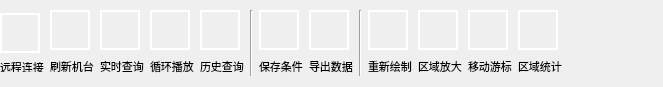
<?xml version="1.0" encoding="UTF-8"?>
<ui version="4.0">
 <class>HscMachineAnalysisAction</class>
 <widget class="QWidget" name="HscMachineAnalysisAction">
  <property name="geometry">
   <rect>
    <x>0</x>
    <y>0</y>
    <width>663</width>
    <height>87</height>
   </rect>
  </property>
  <property name="windowTitle">
   <string>Form</string>
  </property>
  <widget class="QWidget" name="">
   <property name="geometry">
    <rect>
     <x>0</x>
     <y>10</y>
     <width>652</width>
     <height>66</height>
    </rect>
   </property>
   <layout class="QGridLayout" name="gridLayout">
    <item row="0" column="0">
     <layout class="QHBoxLayout" name="horizontalLayout">
      <item>
       <layout class="QVBoxLayout" name="verticalLayout_5">
        <item>
         <widget class="QToolButton" name="toolButton_5">
          <property name="minimumSize">
           <size>
            <width>40</width>
            <height>40</height>
           </size>
          </property>
          <property name="maximumSize">
           <size>
            <width>40</width>
            <height>40</height>
           </size>
          </property>
          <property name="styleSheet">
           <string notr="true">QToolButton
{

border: 2px solid rgb(255,255,255);

background-image: url(:/resource/icon/yuanchengxiezhu.png)
}
QToolButton:hover{  /*鼠标放上后*/

border: 3px solid rgb(255,255,255);

background-image: url(:/resource/icon/yuanchengxiezhu.png)
}
</string>
          </property>
          <property name="text">
           <string/>
          </property>
         </widget>
        </item>
        <item>
         <widget class="QLabel" name="label_5">
          <property name="minimumSize">
           <size>
            <width>0</width>
            <height>10</height>
           </size>
          </property>
          <property name="maximumSize">
           <size>
            <width>16777215</width>
            <height>10</height>
           </size>
          </property>
          <property name="font">
           <font>
            <family>Arial</family>
            <pointsize>8</pointsize>
           </font>
          </property>
          <property name="text">
           <string>远程连接</string>
          </property>
         </widget>
        </item>
       </layout>
      </item>
      <item>
       <layout class="QVBoxLayout" name="verticalLayout_2">
        <item>
         <widget class="QToolButton" name="toolButton_2">
          <property name="minimumSize">
           <size>
            <width>40</width>
            <height>40</height>
           </size>
          </property>
          <property name="maximumSize">
           <size>
            <width>40</width>
            <height>40</height>
           </size>
          </property>
          <property name="styleSheet">
           <string notr="true">QToolButton
{

border: 2px solid rgb(255,255,255);


background-image: url(:/resource/icon/chechuang.png)
}
QToolButton:hover{  /*鼠标放上后*/

border: 3px solid rgb(255,255,255);

background-image: url(:/resource/icon/chechuang.png)
}</string>
          </property>
          <property name="text">
           <string/>
          </property>
         </widget>
        </item>
        <item>
         <widget class="QLabel" name="label_2">
          <property name="font">
           <font>
            <family>Agency FB</family>
            <pointsize>8</pointsize>
            <weight>50</weight>
            <bold>false</bold>
           </font>
          </property>
          <property name="text">
           <string>刷新机台</string>
          </property>
         </widget>
        </item>
       </layout>
      </item>
      <item>
       <layout class="QVBoxLayout" name="verticalLayout_3">
        <item>
         <widget class="QToolButton" name="toolButton_3">
          <property name="minimumSize">
           <size>
            <width>40</width>
            <height>40</height>
           </size>
          </property>
          <property name="styleSheet">
           <string notr="true">QToolButton
{

border: 2px solid rgb(255,255,255);



background-image: url(:/resource/icon/data-Inquire.png)
}
QToolButton:hover{  /*鼠标放上后*/

border: 3px solid rgb(255,255,255);

background-image: url(:/resource/icon/data-Inquire.png)
}</string>
          </property>
          <property name="text">
           <string/>
          </property>
         </widget>
        </item>
        <item>
         <widget class="QLabel" name="label_3">
          <property name="font">
           <font>
            <family>Agency FB</family>
            <pointsize>8</pointsize>
            <weight>50</weight>
            <bold>false</bold>
           </font>
          </property>
          <property name="text">
           <string>实时查询</string>
          </property>
         </widget>
        </item>
       </layout>
      </item>
      <item>
       <layout class="QVBoxLayout" name="verticalLayout_7">
        <item>
         <widget class="QToolButton" name="toolButton_7">
          <property name="minimumSize">
           <size>
            <width>40</width>
            <height>40</height>
           </size>
          </property>
          <property name="styleSheet">
           <string notr="true">QToolButton
{

border: 2px solid rgb(255,255,255);


background-image: url(:/resource/icon/xunhuanjianting.png)
}
QToolButton:hover{  /*鼠标放上后*/

border: 3px solid rgb(255,255,255);

background-image: url(:/resource/icon/xunhuanjianting.png)
}</string>
          </property>
          <property name="text">
           <string/>
          </property>
         </widget>
        </item>
        <item>
         <widget class="QLabel" name="label_7">
          <property name="font">
           <font>
            <family>Agency FB</family>
            <pointsize>8</pointsize>
            <weight>50</weight>
            <bold>false</bold>
           </font>
          </property>
          <property name="text">
           <string>循环播放</string>
          </property>
         </widget>
        </item>
       </layout>
      </item>
      <item>
       <layout class="QVBoxLayout" name="verticalLayout_11">
        <item>
         <widget class="QToolButton" name="toolButton_11">
          <property name="minimumSize">
           <size>
            <width>40</width>
            <height>40</height>
           </size>
          </property>
          <property name="styleSheet">
           <string notr="true">QToolButton
{

border: 2px solid rgb(255,255,255);


background-image: url(:/resource/icon/history.png)
}
QToolButton:hover{  /*鼠标放上后*/

border: 3px solid rgb(255,255,255);

background-image: url(:/resource/icon/history.png)
}</string>
          </property>
          <property name="text">
           <string/>
          </property>
         </widget>
        </item>
        <item>
         <widget class="QLabel" name="label_11">
          <property name="font">
           <font>
            <family>Agency FB</family>
            <pointsize>8</pointsize>
            <weight>50</weight>
            <bold>false</bold>
           </font>
          </property>
          <property name="text">
           <string>历史查询</string>
          </property>
         </widget>
        </item>
       </layout>
      </item>
      <item>
       <widget class="Line" name="line">
        <property name="orientation">
         <enum>Qt::Vertical</enum>
        </property>
       </widget>
      </item>
      <item>
       <layout class="QVBoxLayout" name="verticalLayout_8">
        <item>
         <widget class="QToolButton" name="toolButton_8">
          <property name="minimumSize">
           <size>
            <width>40</width>
            <height>40</height>
           </size>
          </property>
          <property name="styleSheet">
           <string notr="true">QToolButton
{

border: 2px solid rgb(255,255,255);


background-image: url(:/resource/icon/baocuntiaojian.png)
}
QToolButton:hover{  /*鼠标放上后*/

border: 3px solid rgb(255,255,255);

background-image: url(:/resource/icon/baocuntiaojian.png)
}</string>
          </property>
          <property name="text">
           <string/>
          </property>
         </widget>
        </item>
        <item>
         <widget class="QLabel" name="label_8">
          <property name="font">
           <font>
            <family>Agency FB</family>
            <pointsize>8</pointsize>
            <weight>50</weight>
            <bold>false</bold>
           </font>
          </property>
          <property name="text">
           <string>保存条件</string>
          </property>
         </widget>
        </item>
       </layout>
      </item>
      <item>
       <layout class="QVBoxLayout" name="verticalLayout_12">
        <item>
         <widget class="QToolButton" name="toolButton_12">
          <property name="minimumSize">
           <size>
            <width>40</width>
            <height>40</height>
           </size>
          </property>
          <property name="styleSheet">
           <string notr="true">QToolButton
{

border: 2px solid rgb(255,255,255);



background-image: url(:/resource/icon/export2.png)
}
QToolButton:hover{  /*鼠标放上后*/

border: 3px solid rgb(255,255,255);

background-image: url(:/resource/icon/export2.png)
}</string>
          </property>
          <property name="text">
           <string/>
          </property>
         </widget>
        </item>
        <item>
         <widget class="QLabel" name="label_12">
          <property name="font">
           <font>
            <family>Agency FB</family>
            <pointsize>8</pointsize>
            <weight>50</weight>
            <bold>false</bold>
           </font>
          </property>
          <property name="text">
           <string>导出数据</string>
          </property>
         </widget>
        </item>
       </layout>
      </item>
      <item>
       <widget class="Line" name="line_3">
        <property name="orientation">
         <enum>Qt::Vertical</enum>
        </property>
       </widget>
      </item>
      <item>
       <layout class="QVBoxLayout" name="verticalLayout_4">
        <item>
         <widget class="QToolButton" name="toolButton_4">
          <property name="minimumSize">
           <size>
            <width>40</width>
            <height>40</height>
           </size>
          </property>
          <property name="styleSheet">
           <string notr="true">QToolButton
{

border: 2px solid rgb(255,255,255);


background-image: url(:/resource/icon/tubiao-zhexiantu.png)
}
QToolButton:hover{  /*鼠标放上后*/

border: 3px solid rgb(255,255,255);

background-image: url(:/resource/icon/tubiao-zhexiantu.png)
}</string>
          </property>
          <property name="text">
           <string/>
          </property>
         </widget>
        </item>
        <item>
         <widget class="QLabel" name="label_4">
          <property name="font">
           <font>
            <family>Agency FB</family>
            <pointsize>8</pointsize>
            <weight>50</weight>
            <bold>false</bold>
           </font>
          </property>
          <property name="text">
           <string>重新绘制</string>
          </property>
         </widget>
        </item>
       </layout>
      </item>
      <item>
       <layout class="QVBoxLayout" name="verticalLayout_9">
        <item>
         <widget class="QToolButton" name="toolButton_9">
          <property name="minimumSize">
           <size>
            <width>40</width>
            <height>40</height>
           </size>
          </property>
          <property name="styleSheet">
           <string notr="true">QToolButton
{

border: 2px solid rgb(255,255,255);


background-image: url(:/resource/icon/fangda.png)
}
QToolButton:hover{  /*鼠标放上后*/

border: 3px solid rgb(255,255,255);

background-image: url(:/resource/icon/fangda.png)
}</string>
          </property>
          <property name="text">
           <string/>
          </property>
         </widget>
        </item>
        <item>
         <widget class="QLabel" name="label_9">
          <property name="font">
           <font>
            <family>Agency FB</family>
            <pointsize>8</pointsize>
            <weight>50</weight>
            <bold>false</bold>
           </font>
          </property>
          <property name="text">
           <string>区域放大</string>
          </property>
         </widget>
        </item>
       </layout>
      </item>
      <item>
       <layout class="QVBoxLayout" name="verticalLayout_6">
        <item>
         <widget class="QToolButton" name="toolButton_6">
          <property name="minimumSize">
           <size>
            <width>40</width>
            <height>40</height>
           </size>
          </property>
          <property name="styleSheet">
           <string notr="true">QToolButton
{

border: 2px solid rgb(255,255,255);


background-image: url(:/resource/icon/danyoubiao.png)
}
QToolButton:hover{  /*鼠标放上后*/

border: 3px solid rgb(255,255,255);

background-image: url(:/resource/icon/danyoubiao.png)
}</string>
          </property>
          <property name="text">
           <string/>
          </property>
         </widget>
        </item>
        <item>
         <widget class="QLabel" name="label_6">
          <property name="font">
           <font>
            <family>Agency FB</family>
            <pointsize>8</pointsize>
            <weight>50</weight>
            <bold>false</bold>
           </font>
          </property>
          <property name="text">
           <string>移动游标</string>
          </property>
         </widget>
        </item>
       </layout>
      </item>
      <item>
       <layout class="QVBoxLayout" name="verticalLayout_13">
        <item>
         <widget class="QToolButton" name="toolButton_13">
          <property name="minimumSize">
           <size>
            <width>40</width>
            <height>40</height>
           </size>
          </property>
          <property name="styleSheet">
           <string notr="true">QToolButton
{

border: 2px solid rgb(255,255,255);


background-image: url(:/resource/icon/static.png)
}
QToolButton:hover{  /*鼠标放上后*/

border: 3px solid rgb(255,255,255);

background-image: url(:/resource/icon/static.png)
}</string>
          </property>
          <property name="text">
           <string/>
          </property>
         </widget>
        </item>
        <item>
         <widget class="QLabel" name="label_13">
          <property name="font">
           <font>
            <family>Agency FB</family>
            <pointsize>8</pointsize>
            <weight>50</weight>
            <bold>false</bold>
           </font>
          </property>
          <property name="text">
           <string>区域统计</string>
          </property>
         </widget>
        </item>
       </layout>
      </item>
     </layout>
    </item>
    <item row="0" column="1">
     <spacer name="horizontalSpacer">
      <property name="orientation">
       <enum>Qt::Horizontal</enum>
      </property>
      <property name="sizeHint" stdset="0">
       <size>
        <width>40</width>
        <height>20</height>
       </size>
      </property>
     </spacer>
    </item>
   </layout>
  </widget>
 </widget>
 <resources/>
 <connections/>
</ui>
